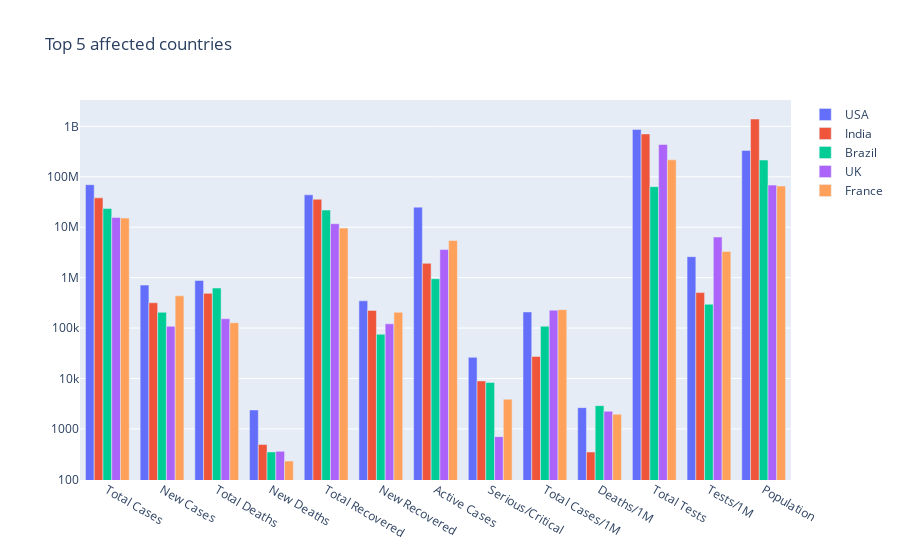

Source (notebook cell):
### Code cell
LOOK_AT = 5
country = country_df.columns[1:14]

fig = go.Figure()
c = 0

for i in country_df.index:
    if c < LOOK_AT:
        fig.add_trace(go.Bar(name = country_df['Country'][i], x = country, y = country_df.loc[i][1:14]))
    else:
        break
    c += 1

fig.update_layout(title = {"text":f'Top {LOOK_AT} affected countries'}, yaxis_type = "log")
fig.show()

### Figure 1 — Plotly figure (JSON) as saved in the notebook; plotly's stock layout.template omitted (floating-point values rounded to 4 significant figures)
{"data": [{"name": "USA", "type": "bar", "x": ["Total Cases", "New Cases", "Total Deaths", "New Deaths", "Total Recovered", "New Recovered", "Active Cases", "Serious/Critical", "Total Cases/1M", "Deaths/1M", "Total Tests", "Tests/1M", "Population"], "y": [69808350, 710928, 880976, 2374, 43892277, 347360, 25035097, 26283, 209001, 2638, 871652953, 2609670, 334008890]}, {"name": "India", "type": "bar", "x": ["Total Cases", "New Cases", "Total Deaths", "New Deaths", "Total Recovered", "New Recovered", "Active Cases", "Serious/Critical", "Total Cases/1M", "Deaths/1M", "Total Tests", "Tests/1M", "Population"], "y": [38218773, 317532, 487719, 493, 35807029, 223990, 1924025, 8944, 27279, 348, 707421650, 504936, 1401013398]}, {"name": "Brazil", "type": "bar", "x": ["Total Cases", "New Cases", "Total Deaths", "New Deaths", "Total Recovered", "New Recovered", "Active Cases", "Serious/Critical", "Total Cases/1M", "Deaths/1M", "Total Tests", "Tests/1M", "Population"], "y": [23420861, 205310, 621927, 349, 21848301, 75216, 950633, 8318, 108985, 2894, 63776166, 296772, 214899473]}, {"name": "UK", "type": "bar", "x": ["Total Cases", "New Cases", "Total Deaths", "New Deaths", "Total Recovered", "New Recovered", "Active Cases", "Serious/Critical", "Total Cases/1M", "Deaths/1M", "Total Tests", "Tests/1M", "Population"], "y": [15506750, 108069, 152872, 359, 11738323, 121292, 3615555, 703, 226580, 2234, 437010764, 6385466, 68438346]}, {"name": "France", "type": "bar", "x": ["Total Cases", "New Cases", "Total Deaths", "New Deaths", "Total Recovered", "New Recovered", "Active Cases", "Serious/Critical", "Total Cases/1M", "Deaths/1M", "Total Tests", "Tests/1M", "Population"], "y": [15175464, 436167, 127869, 231, 9612962, 205868, 5434633, 3881, 231696, 1952, 216918555, 3311873, 65497250]}], "layout": {"title": {"text": "Top 5 affected countries"}, "yaxis": {"type": "log"}}}
